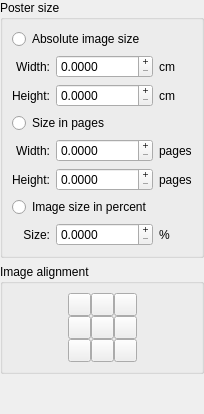
         <widget class="QWidget" name="m_posterSizeStep" >
          <layout class="QVBoxLayout" name="_13" >
           <property name="spacing" >
            <number>6</number>
           </property>
           <property name="margin" >
            <number>0</number>
           </property>
           <item>
            <widget class="QGroupBox" name="m_posterSizeGroup" >
             <property name="title" >
              <string>Poster size</string>
             </property>
             <layout class="QGridLayout" name="_14" >
              <property name="margin" >
               <number>9</number>
              </property>
              <property name="spacing" >
               <number>6</number>
              </property>
              <item row="4" column="2" >
               <widget class="QLabel" name="m_posterPagesWidthDimensionUnitLabel" >
                <property name="text" >
                 <string>pages</string>
                </property>
               </widget>
              </item>
              <item row="2" column="2" >
               <widget class="QLabel" name="m_posterAbsoluteHeightDimensionUnitLabel" >
                <property name="text" >
                 <string>cm</string>
                </property>
               </widget>
              </item>
              <item row="5" column="2" >
               <widget class="QLabel" name="m_posterPagesHeightDimensionUnitLabel" >
                <property name="text" >
                 <string>pages</string>
                </property>
               </widget>
              </item>
              <item row="2" column="0" >
               <widget class="QLabel" name="m_posterAbsoluteHeightLabel" >
                <property name="text" >
                 <string>Height:</string>
                </property>
                <property name="alignment" >
                 <set>Qt::AlignRight|Qt::AlignTrailing|Qt::AlignVCenter</set>
                </property>
               </widget>
              </item>
              <item row="6" column="0" colspan="3" >
               <widget class="QRadioButton" name="m_posterSizePercentualRadioButton" >
                <property name="text" >
                 <string>Image size in percent</string>
                </property>
               </widget>
              </item>
              <item row="0" column="0" colspan="3" >
               <widget class="QRadioButton" name="m_posterSizeAbsoluteRadioButton" >
                <property name="text" >
                 <string>Absolute image size</string>
                </property>
               </widget>
              </item>
              <item row="1" column="2" >
               <widget class="QLabel" name="m_posterAbsoluteWidthDimensionUnitLabel" >
                <property name="text" >
                 <string>cm</string>
                </property>
               </widget>
              </item>
              <item row="3" column="0" colspan="3" >
               <widget class="QRadioButton" name="m_posterSizeInPagesRadioButton" >
                <property name="text" >
                 <string>Size in pages</string>
                </property>
               </widget>
              </item>
              <item row="4" column="0" >
               <widget class="QLabel" name="m_posterPagesWidthLabel" >
                <property name="text" >
                 <string>Width:</string>
                </property>
                <property name="alignment" >
                 <set>Qt::AlignRight|Qt::AlignTrailing|Qt::AlignVCenter</set>
                </property>
               </widget>
              </item>
              <item row="1" column="0" >
               <widget class="QLabel" name="m_posterAbsoluteWidthLabel" >
                <property name="text" >
                 <string>Width:</string>
                </property>
                <property name="alignment" >
                 <set>Qt::AlignRight|Qt::AlignTrailing|Qt::AlignVCenter</set>
                </property>
               </widget>
              </item>
              <item row="5" column="0" >
               <widget class="QLabel" name="m_posterPagesHeightLabel" >
                <property name="text" >
                 <string>Height:</string>
                </property>
                <property name="alignment" >
                 <set>Qt::AlignRight|Qt::AlignTrailing|Qt::AlignVCenter</set>
                </property>
               </widget>
              </item>
              <item row="7" column="0" >
               <widget class="QLabel" name="m_posterPercentualSizeLabel" >
                <property name="text" >
                 <string>Size:</string>
                </property>
                <property name="alignment" >
                 <set>Qt::AlignRight|Qt::AlignTrailing|Qt::AlignVCenter</set>
                </property>
               </widget>
              </item>
              <item row="7" column="2" >
               <widget class="QLabel" name="m_posterPercentualSizeUnitLabel" >
                <property name="text" >
                 <string>%</string>
                </property>
               </widget>
              </item>
              <item row="4" column="1" >
               <widget class="SnapSpinBox" name="m_posterPagesWidthInput" >
                <property name="sizePolicy" >
                 <sizepolicy vsizetype="Fixed" hsizetype="Preferred" >
                  <horstretch>0</horstretch>
                  <verstretch>0</verstretch>
                 </sizepolicy>
                </property>
                <property name="buttonSymbols" >
                 <enum>QAbstractSpinBox::PlusMinus</enum>
                </property>
                <property name="decimals" >
                 <number>4</number>
                </property>
                <property name="maximum" >
                 <double>999.000000000000000</double>
                </property>
               </widget>
              </item>
              <item row="5" column="1" >
               <widget class="SnapSpinBox" name="m_posterPagesHeightInput" >
                <property name="sizePolicy" >
                 <sizepolicy vsizetype="Fixed" hsizetype="Preferred" >
                  <horstretch>0</horstretch>
                  <verstretch>0</verstretch>
                 </sizepolicy>
                </property>
                <property name="buttonSymbols" >
                 <enum>QAbstractSpinBox::PlusMinus</enum>
                </property>
                <property name="decimals" >
                 <number>4</number>
                </property>
                <property name="maximum" >
                 <double>999.990000000000009</double>
                </property>
               </widget>
              </item>
              <item row="2" column="1" >
               <widget class="SnapSpinBox" name="m_posterAbsoluteHeightInput" >
                <property name="sizePolicy" >
                 <sizepolicy vsizetype="Fixed" hsizetype="Preferred" >
                  <horstretch>0</horstretch>
                  <verstretch>0</verstretch>
                 </sizepolicy>
                </property>
                <property name="buttonSymbols" >
                 <enum>QAbstractSpinBox::PlusMinus</enum>
                </property>
                <property name="decimals" >
                 <number>4</number>
                </property>
                <property name="maximum" >
                 <double>999999.000000000000000</double>
                </property>
               </widget>
              </item>
              <item row="1" column="1" >
               <widget class="SnapSpinBox" name="m_posterAbsoluteWidthInput" >
                <property name="sizePolicy" >
                 <sizepolicy vsizetype="Fixed" hsizetype="Preferred" >
                  <horstretch>0</horstretch>
                  <verstretch>0</verstretch>
                 </sizepolicy>
                </property>
                <property name="buttonSymbols" >
                 <enum>QAbstractSpinBox::PlusMinus</enum>
                </property>
                <property name="decimals" >
                 <number>4</number>
                </property>
                <property name="maximum" >
                 <double>999999.000000000000000</double>
                </property>
               </widget>
              </item>
              <item row="7" column="1" >
               <widget class="SnapSpinBox" name="m_posterPercentualSizeInput" >
                <property name="sizePolicy" >
                 <sizepolicy vsizetype="Fixed" hsizetype="Preferred" >
                  <horstretch>0</horstretch>
                  <verstretch>0</verstretch>
                 </sizepolicy>
                </property>
                <property name="buttonSymbols" >
                 <enum>QAbstractSpinBox::PlusMinus</enum>
                </property>
                <property name="decimals" >
                 <number>4</number>
                </property>
                <property name="maximum" >
                 <double>999999.000000000000000</double>
                </property>
               </widget>
              </item>
             </layout>
            </widget>
           </item>
           <item>
            <widget class="QGroupBox" name="m_posterAlignmentGroup" >
             <property name="title" >
              <string>Image alignment</string>
             </property>
             <layout class="QGridLayout" name="gridLayout" >
              <property name="spacing" >
               <number>0</number>
              </property>
              <item row="0" column="3" >
               <widget class="QToolButton" name="m_posterAlignmentTopRightButton" >
                <property name="text" >
                 <string/>
                </property>
                <property name="icon" >
                 <iconset resource="posterazor.qrc" >
                  <normaloff>:/PosterAlignmentImages/alignmenttopright.png</normaloff>:/PosterAlignmentImages/alignmenttopright.png</iconset>
                </property>
                <property name="iconSize" >
                 <size>
                  <width>15</width>
                  <height>16</height>
                 </size>
                </property>
                <property name="checkable" >
                 <bool>true</bool>
                </property>
                <property name="autoExclusive" >
                 <bool>true</bool>
                </property>
               </widget>
              </item>
              <item row="0" column="1" >
               <widget class="QToolButton" name="m_posterAlignmentTopLeftButton" >
                <property name="text" >
                 <string/>
                </property>
                <property name="icon" >
                 <iconset resource="posterazor.qrc" >
                  <normaloff>:/PosterAlignmentImages/alignmenttopleft.png</normaloff>:/PosterAlignmentImages/alignmenttopleft.png</iconset>
                </property>
                <property name="iconSize" >
                 <size>
                  <width>15</width>
                  <height>16</height>
                 </size>
                </property>
                <property name="checkable" >
                 <bool>true</bool>
                </property>
                <property name="autoExclusive" >
                 <bool>true</bool>
                </property>
               </widget>
              </item>
              <item row="0" column="2" >
               <widget class="QToolButton" name="m_posterAlignmentTopButton" >
                <property name="text" >
                 <string/>
                </property>
                <property name="icon" >
                 <iconset resource="posterazor.qrc" >
                  <normaloff>:/PosterAlignmentImages/alignmenttophcenter.png</normaloff>:/PosterAlignmentImages/alignmenttophcenter.png</iconset>
                </property>
                <property name="iconSize" >
                 <size>
                  <width>15</width>
                  <height>16</height>
                 </size>
                </property>
                <property name="checkable" >
                 <bool>true</bool>
                </property>
                <property name="autoExclusive" >
                 <bool>true</bool>
                </property>
               </widget>
              </item>
              <item row="1" column="1" >
               <widget class="QToolButton" name="m_posterAlignmentLeftButton" >
                <property name="text" >
                 <string/>
                </property>
                <property name="icon" >
                 <iconset resource="posterazor.qrc" >
                  <normaloff>:/PosterAlignmentImages/alignmentvcenterleft.png</normaloff>:/PosterAlignmentImages/alignmentvcenterleft.png</iconset>
                </property>
                <property name="iconSize" >
                 <size>
                  <width>15</width>
                  <height>16</height>
                 </size>
                </property>
                <property name="checkable" >
                 <bool>true</bool>
                </property>
                <property name="autoExclusive" >
                 <bool>true</bool>
                </property>
               </widget>
              </item>
              <item row="1" column="2" >
               <widget class="QToolButton" name="m_posterAlignmentCenterButton" >
                <property name="text" >
                 <string/>
                </property>
                <property name="icon" >
                 <iconset resource="posterazor.qrc" >
                  <normaloff>:/PosterAlignmentImages/alignmentcenter.png</normaloff>:/PosterAlignmentImages/alignmentcenter.png</iconset>
                </property>
                <property name="iconSize" >
                 <size>
                  <width>15</width>
                  <height>16</height>
                 </size>
                </property>
                <property name="checkable" >
                 <bool>true</bool>
                </property>
                <property name="autoExclusive" >
                 <bool>true</bool>
                </property>
               </widget>
              </item>
              <item row="1" column="3" >
               <widget class="QToolButton" name="m_posterAlignmentRightButton" >
                <property name="text" >
                 <string/>
                </property>
                <property name="icon" >
                 <iconset resource="posterazor.qrc" >
                  <normaloff>:/PosterAlignmentImages/alignmentvcenterright.png</normaloff>:/PosterAlignmentImages/alignmentvcenterright.png</iconset>
                </property>
                <property name="iconSize" >
                 <size>
                  <width>15</width>
                  <height>16</height>
                 </size>
                </property>
                <property name="checkable" >
                 <bool>true</bool>
                </property>
                <property name="autoExclusive" >
                 <bool>true</bool>
                </property>
               </widget>
              </item>
              <item row="2" column="1" >
               <widget class="QToolButton" name="m_posterAlignmentBottomLeftButton" >
                <property name="text" >
                 <string/>
                </property>
                <property name="icon" >
                 <iconset resource="posterazor.qrc" >
                  <normaloff>:/PosterAlignmentImages/alignmentbottomleft.png</normaloff>:/PosterAlignmentImages/alignmentbottomleft.png</iconset>
                </property>
                <property name="iconSize" >
                 <size>
                  <width>15</width>
                  <height>16</height>
                 </size>
                </property>
                <property name="checkable" >
                 <bool>true</bool>
                </property>
                <property name="autoExclusive" >
                 <bool>true</bool>
                </property>
               </widget>
              </item>
              <item row="2" column="2" >
               <widget class="QToolButton" name="m_posterAlignmentBottomButton" >
                <property name="text" >
                 <string/>
                </property>
                <property name="icon" >
                 <iconset resource="posterazor.qrc" >
                  <normaloff>:/PosterAlignmentImages/alignmentbottomhcenter.png</normaloff>:/PosterAlignmentImages/alignmentbottomhcenter.png</iconset>
                </property>
                <property name="iconSize" >
                 <size>
                  <width>15</width>
                  <height>16</height>
                 </size>
                </property>
                <property name="checkable" >
                 <bool>true</bool>
                </property>
                <property name="autoExclusive" >
                 <bool>true</bool>
                </property>
               </widget>
              </item>
              <item row="2" column="3" >
               <widget class="QToolButton" name="m_posterAlignmentBottomRightButton" >
                <property name="text" >
                 <string/>
                </property>
                <property name="icon" >
                 <iconset resource="posterazor.qrc" >
                  <normaloff>:/PosterAlignmentImages/alignmentbottomright.png</normaloff>:/PosterAlignmentImages/alignmentbottomright.png</iconset>
                </property>
                <property name="iconSize" >
                 <size>
                  <width>15</width>
                  <height>16</height>
                 </size>
                </property>
                <property name="checkable" >
                 <bool>true</bool>
                </property>
                <property name="autoExclusive" >
                 <bool>true</bool>
                </property>
               </widget>
              </item>
              <item row="0" column="0" >
               <spacer name="horizontalSpacer_2" >
                <property name="orientation" >
                 <enum>Qt::Horizontal</enum>
                </property>
                <property name="sizeHint" stdset="0" >
                 <size>
                  <width>0</width>
                  <height>20</height>
                 </size>
                </property>
               </spacer>
              </item>
              <item row="0" column="4" >
               <spacer name="horizontalSpacer_3" >
                <property name="orientation" >
                 <enum>Qt::Horizontal</enum>
                </property>
                <property name="sizeHint" stdset="0" >
                 <size>
                  <width>0</width>
                  <height>20</height>
                 </size>
                </property>
               </spacer>
              </item>
             </layout>
            </widget>
           </item>
           <item>
            <spacer name="spacer_2" >
             <property name="orientation" >
              <enum>Qt::Vertical</enum>
             </property>
             <property name="sizeType" >
              <enum>QSizePolicy::Expanding</enum>
             </property>
             <property name="sizeHint" stdset="0" >
              <size>
               <width>20</width>
               <height>40</height>
              </size>
             </property>
            </spacer>
           </item>
          </layout>
         </widget>
